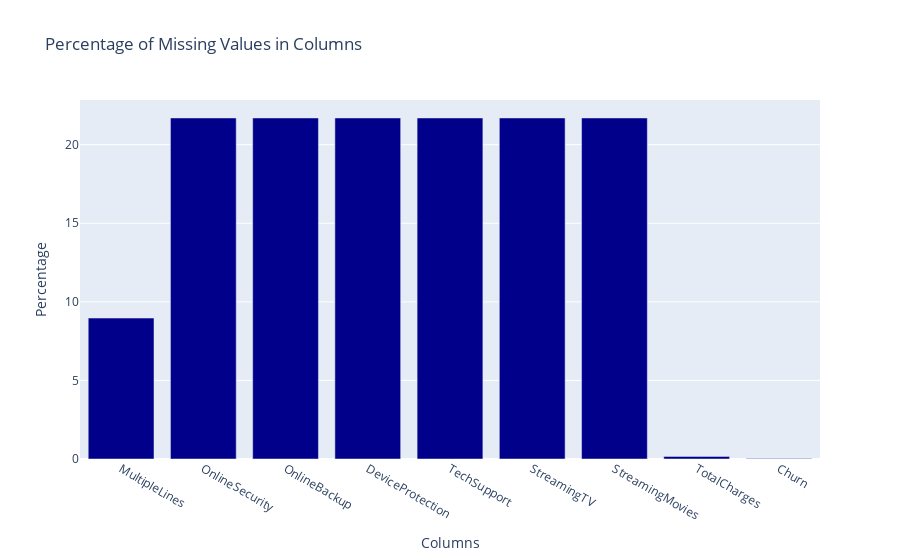

Notebook source saved alongside this figure:
### Code cell
# Display the missing percentage for columns with missing values
fig = go.Figure()
fig.add_trace(go.Bar(x=columns_with_missing.index, y=columns_with_missing.values, marker=dict(color='darkblue')))

# Update layout 
fig.update_layout(title='Percentage of Missing Values in Columns', xaxis_title='Columns', yaxis_title='Percentage')

# Display the plot
fig.show()

### Figure 1 — Plotly figure (JSON) as saved in the notebook; plotly's stock layout.template omitted (floating-point values rounded to 4 significant figures)
{"data": [{"marker": {"color": "darkblue"}, "type": "bar", "x": ["MultipleLines", "OnlineSecurity", "OnlineBackup", "DeviceProtection", "TechSupport", "StreamingTV", "StreamingMovies", "TotalCharges", "Churn"], "y": [8.967, 21.7, 21.7, 21.7, 21.7, 21.7, 21.7, 0.1667, 0.03333]}], "layout": {"title": {"text": "Percentage of Missing Values in Columns"}, "xaxis": {"title": {"text": "Columns"}}, "yaxis": {"title": {"text": "Percentage"}}}}
